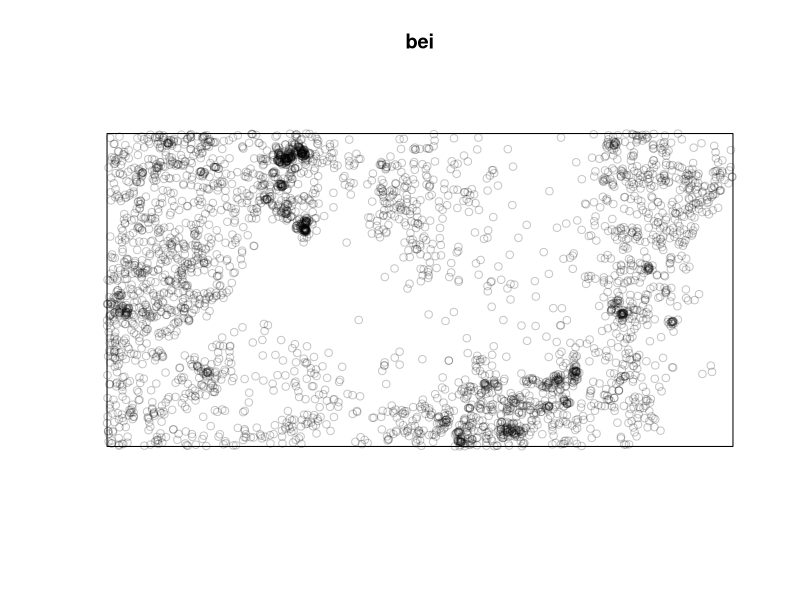
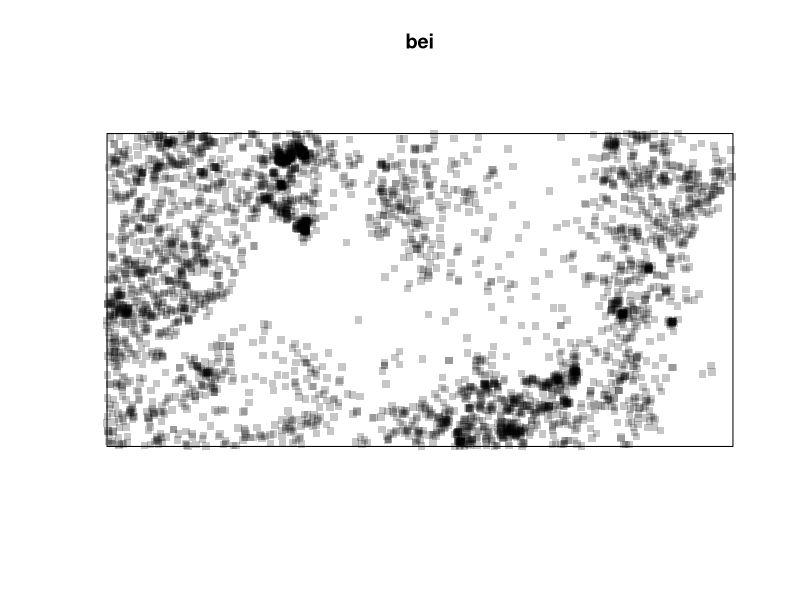
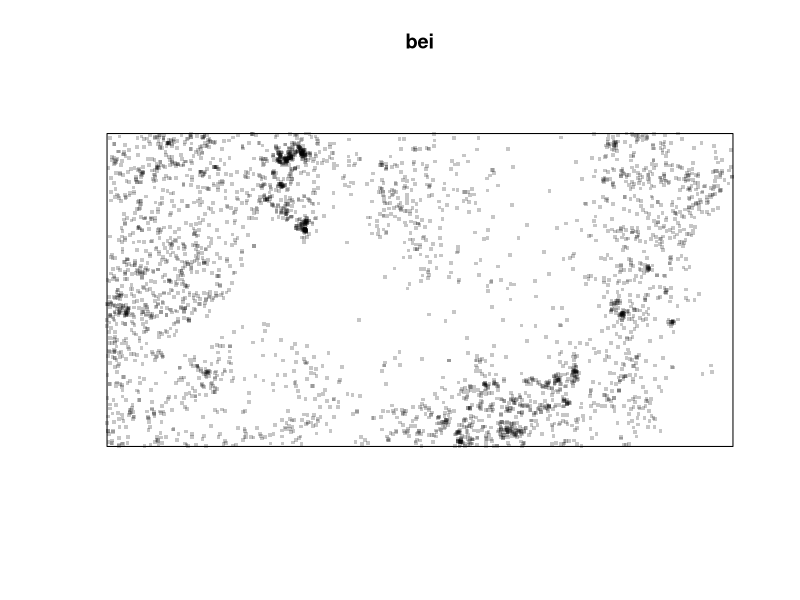
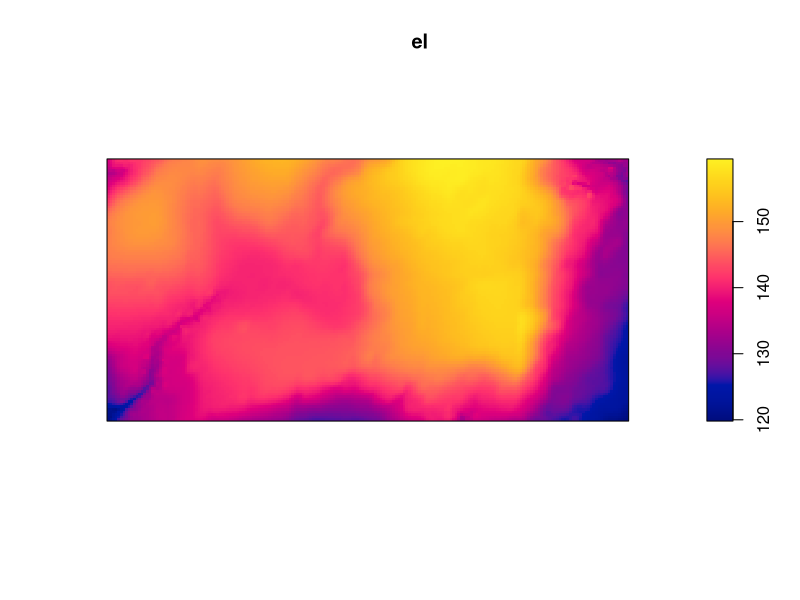
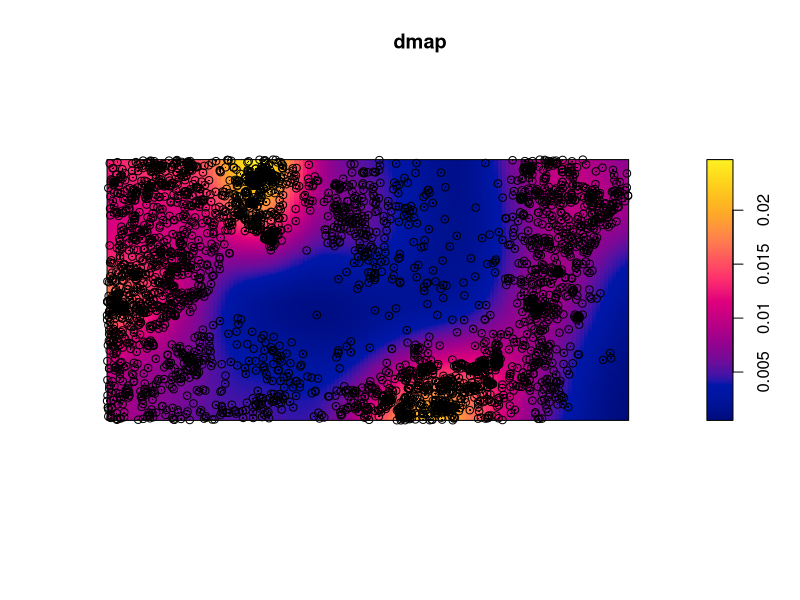
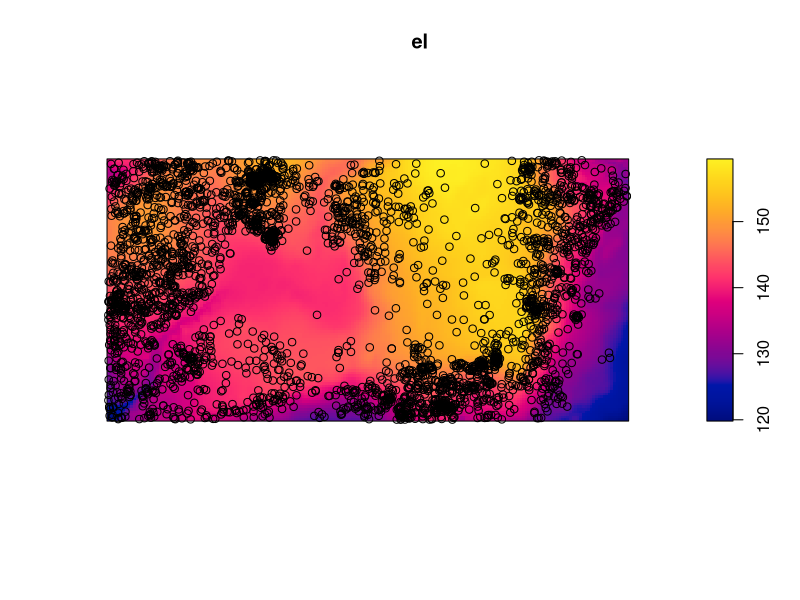
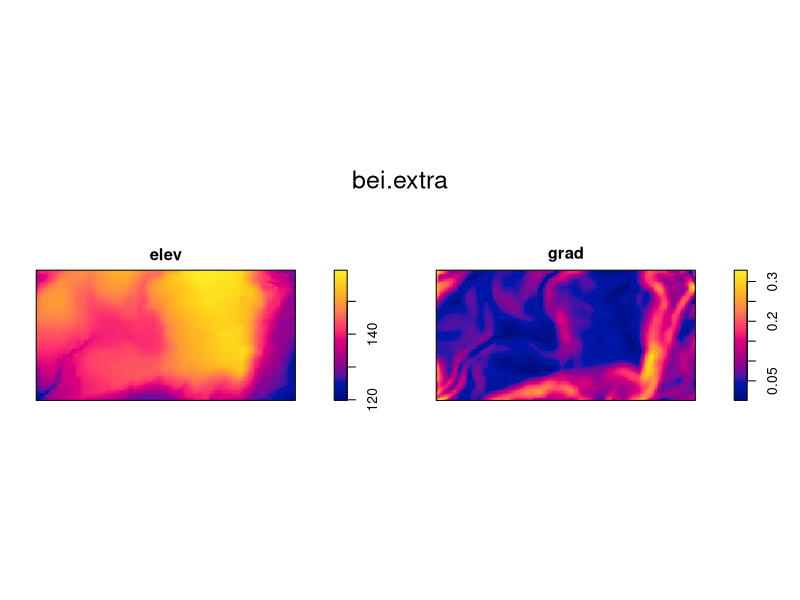
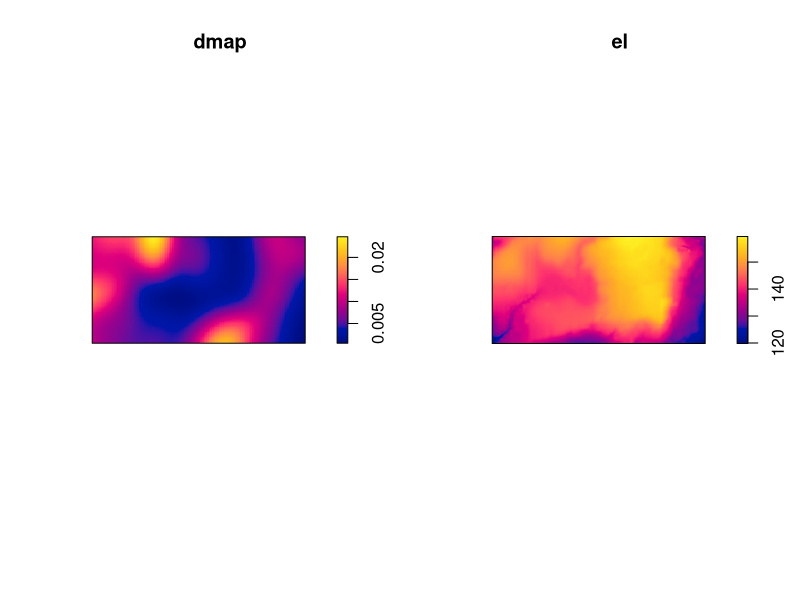

The R source for these figures, in order:
#Code for studying population spread over space

install.packages("spatstat")

library(spatstat)

bei #points spread in a space

plot(bei) #see points spread over space

#changing characters
plot(bei, pch=15)

#decrease size of points bcs they are clumped together
 plot(bei, pch=15, cex=0.5)

#inside spatstat package there are variables representing the way the pop is spread
bei.extra #anciallary variables, elevation and gradient #what is it about?# are images composed of pixels

#selecting only the elevation
el <- bei.extra$elev
plot(el)

#other way, when have table called bei.extra and a column where el is the first. 
el <- bei.extra[[1]] #using double square brackets because its not a simple table but an image

#density map to go from points to a density map
dmap<-density(bei)
plot(dmap) #density mapof spread of my population

#put points on top of the map
points(bei)

points(bei,pch=15,cex=0.2) #changed look of points

plot(el)
points(bei) #at higher elevations thereare less points

plot(bei.extra) #dataset with compositionof 2 datasets,elevation and gradient

#plotting together the density map and the elevation
#one object is dmap, and the other is el. how to plot dmap beside el?

#create a multiframe, so put in same graph several plots. one row and 2 columns. 
par(mfrow=c(1,2))
plot(dmap)
plot(el)

dev.off() #R will close any device, in case R explodes

cl<-colorRampPalette(c("pink","purple","orange"))
plot(dmap, col=cl)
